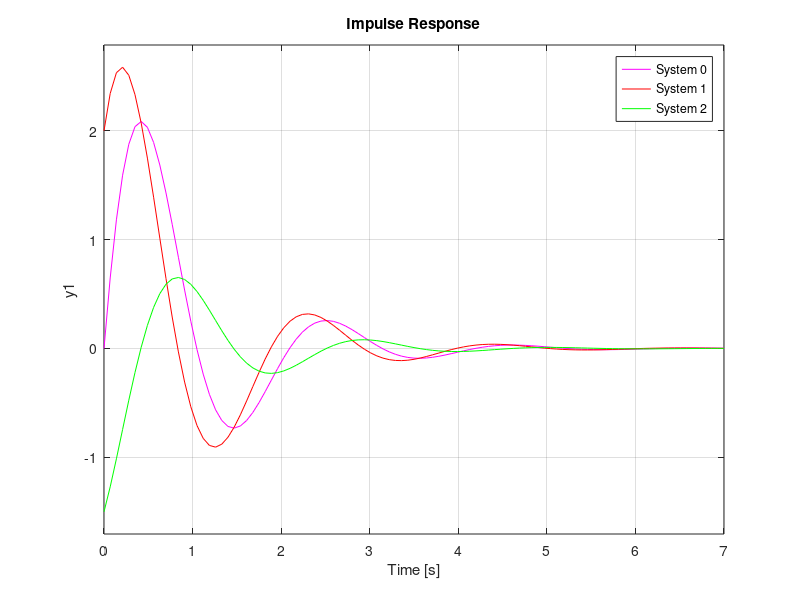

MATLAB code for this plot:
close all 
clc;clear;

num0 = 10;
den0 = [1 2 10];

num = [2 10];
den = [1 2 10];

num1 = [1 0.5 10];
den1 = [1 2 10];

sys0 = tf(num0,den0);
sys = tf(num,den);
sys1 = tf(num1,den1);

damp(sys0)

% [y,t,x] = impulse(sys0,2)
% [y,t,x] = impulse(sys0,[0:0.01:2])

figure(1)
impulse(sys0,'m',sys,'r',sys1,'g')
grid on
legend('System 0','System 1','System 2');